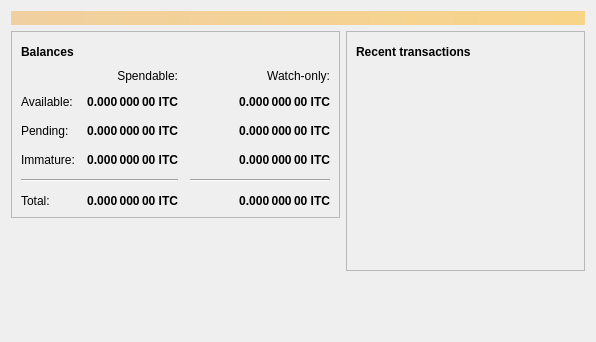
<?xml version="1.0" encoding="UTF-8"?>
<ui version="4.0">
 <class>OverviewPage</class>
 <widget class="QWidget" name="OverviewPage">
  <property name="geometry">
   <rect>
    <x>0</x>
    <y>0</y>
    <width>596</width>
    <height>342</height>
   </rect>
  </property>
  <property name="windowTitle">
   <string>Form</string>
  </property>
  <layout class="QVBoxLayout" name="topLayout">
   <item>
    <widget class="QLabel" name="labelAlerts">
     <property name="visible">
      <bool>false</bool>
     </property>
     <property name="styleSheet">
      <string notr="true">QLabel { background-color: qlineargradient(x1: 0, y1: 0, x2: 1, y2: 0, stop:0 #F0D0A0, stop:1 #F8D488); color:#000000; }</string>
     </property>
     <property name="wordWrap">
      <bool>true</bool>
     </property>
     <property name="margin">
      <number>3</number>
     </property>
     <property name="textInteractionFlags">
      <set>Qt::TextSelectableByMouse</set>
     </property>
    </widget>
   </item>
   <item>
    <layout class="QHBoxLayout" name="horizontalLayout" stretch="1,1">
     <item>
      <layout class="QVBoxLayout" name="verticalLayout_2">
       <item>
        <widget class="QFrame" name="frame">
         <property name="frameShape">
          <enum>QFrame::StyledPanel</enum>
         </property>
         <property name="frameShadow">
          <enum>QFrame::Raised</enum>
         </property>
         <layout class="QVBoxLayout" name="verticalLayout_4">
          <item>
           <layout class="QHBoxLayout" name="horizontalLayout_4">
            <item>
             <widget class="QLabel" name="label_5">
              <property name="font">
               <font>
                <weight>75</weight>
                <bold>true</bold>
               </font>
              </property>
              <property name="text">
               <string>Balances</string>
              </property>
             </widget>
            </item>
            <item>
             <widget class="QPushButton" name="labelWalletStatus">
              <property name="enabled">
               <bool>true</bool>
              </property>
              <property name="maximumSize">
               <size>
                <width>30</width>
                <height>16777215</height>
               </size>
              </property>
              <property name="toolTip">
               <string>The displayed information may be out of date. Your wallet automatically synchronizes with the Infinitycoin network after a connection is established, but this process has not completed yet.</string>
              </property>
              <property name="text">
               <string/>
              </property>
              <property name="icon">
               <iconset resource="../bitcoin.qrc">
                <normaloff>:/icons/warning</normaloff>
                <disabledoff>:/icons/warning</disabledoff>:/icons/warning</iconset>
              </property>
              <property name="iconSize">
               <size>
                <width>24</width>
                <height>24</height>
               </size>
              </property>
              <property name="flat">
               <bool>true</bool>
              </property>
             </widget>
            </item>
            <item>
             <spacer name="horizontalSpacer_3">
              <property name="orientation">
               <enum>Qt::Horizontal</enum>
              </property>
              <property name="sizeHint" stdset="0">
               <size>
                <width>40</width>
                <height>20</height>
               </size>
              </property>
             </spacer>
            </item>
           </layout>
          </item>
          <item>
           <layout class="QGridLayout" name="gridLayout">
            <property name="spacing">
             <number>12</number>
            </property>
            <item row="2" column="2">
             <widget class="QLabel" name="labelWatchPending">
              <property name="font">
               <font>
                <weight>75</weight>
                <bold>true</bold>
               </font>
              </property>
              <property name="cursor">
               <cursorShape>IBeamCursor</cursorShape>
              </property>
              <property name="toolTip">
               <string>Unconfirmed transactions to watch-only addresses</string>
              </property>
              <property name="text">
               <string notr="true">0.000 000 00 ITC</string>
              </property>
              <property name="alignment">
               <set>Qt::AlignRight|Qt::AlignTrailing|Qt::AlignVCenter</set>
              </property>
              <property name="textInteractionFlags">
               <set>Qt::LinksAccessibleByMouse|Qt::TextSelectableByKeyboard|Qt::TextSelectableByMouse</set>
              </property>
             </widget>
            </item>
            <item row="2" column="1">
             <widget class="QLabel" name="labelUnconfirmed">
              <property name="font">
               <font>
                <weight>75</weight>
                <bold>true</bold>
               </font>
              </property>
              <property name="cursor">
               <cursorShape>IBeamCursor</cursorShape>
              </property>
              <property name="toolTip">
               <string>Total of transactions that have yet to be confirmed, and do not yet count toward the spendable balance</string>
              </property>
              <property name="text">
               <string notr="true">0.000 000 00 ITC</string>
              </property>
              <property name="alignment">
               <set>Qt::AlignRight|Qt::AlignTrailing|Qt::AlignVCenter</set>
              </property>
              <property name="textInteractionFlags">
               <set>Qt::LinksAccessibleByMouse|Qt::TextSelectableByKeyboard|Qt::TextSelectableByMouse</set>
              </property>
             </widget>
            </item>
            <item row="3" column="2">
             <widget class="QLabel" name="labelWatchImmature">
              <property name="font">
               <font>
                <weight>75</weight>
                <bold>true</bold>
               </font>
              </property>
              <property name="cursor">
               <cursorShape>IBeamCursor</cursorShape>
              </property>
              <property name="toolTip">
               <string>Mined balance in watch-only addresses that has not yet matured</string>
              </property>
              <property name="text">
               <string notr="true">0.000 000 00 ITC</string>
              </property>
              <property name="alignment">
               <set>Qt::AlignRight|Qt::AlignTrailing|Qt::AlignVCenter</set>
              </property>
              <property name="textInteractionFlags">
               <set>Qt::LinksAccessibleByMouse|Qt::TextSelectableByKeyboard|Qt::TextSelectableByMouse</set>
              </property>
             </widget>
            </item>
            <item row="4" column="0" colspan="2">
             <widget class="Line" name="line">
              <property name="orientation">
               <enum>Qt::Horizontal</enum>
              </property>
             </widget>
            </item>
            <item row="4" column="2">
             <widget class="Line" name="lineWatchBalance">
              <property name="sizePolicy">
               <sizepolicy hsizetype="Preferred" vsizetype="Fixed">
                <horstretch>0</horstretch>
                <verstretch>0</verstretch>
               </sizepolicy>
              </property>
              <property name="minimumSize">
               <size>
                <width>140</width>
                <height>0</height>
               </size>
              </property>
              <property name="orientation">
               <enum>Qt::Horizontal</enum>
              </property>
             </widget>
            </item>
            <item row="5" column="0">
             <widget class="QLabel" name="labelTotalText">
              <property name="text">
               <string>Total:</string>
              </property>
             </widget>
            </item>
            <item row="3" column="1">
             <widget class="QLabel" name="labelImmature">
              <property name="font">
               <font>
                <weight>75</weight>
                <bold>true</bold>
               </font>
              </property>
              <property name="cursor">
               <cursorShape>IBeamCursor</cursorShape>
              </property>
              <property name="toolTip">
               <string>Mined balance that has not yet matured</string>
              </property>
              <property name="text">
               <string notr="true">0.000 000 00 ITC</string>
              </property>
              <property name="alignment">
               <set>Qt::AlignRight|Qt::AlignTrailing|Qt::AlignVCenter</set>
              </property>
              <property name="textInteractionFlags">
               <set>Qt::LinksAccessibleByMouse|Qt::TextSelectableByKeyboard|Qt::TextSelectableByMouse</set>
              </property>
             </widget>
            </item>
            <item row="2" column="3">
             <spacer name="horizontalSpacer_2">
              <property name="orientation">
               <enum>Qt::Horizontal</enum>
              </property>
              <property name="sizeHint" stdset="0">
               <size>
                <width>40</width>
                <height>20</height>
               </size>
              </property>
             </spacer>
            </item>
            <item row="3" column="0">
             <widget class="QLabel" name="labelImmatureText">
              <property name="text">
               <string>Immature:</string>
              </property>
             </widget>
            </item>
            <item row="5" column="1">
             <widget class="QLabel" name="labelTotal">
              <property name="font">
               <font>
                <weight>75</weight>
                <bold>true</bold>
               </font>
              </property>
              <property name="cursor">
               <cursorShape>IBeamCursor</cursorShape>
              </property>
              <property name="toolTip">
               <string>Your current total balance</string>
              </property>
              <property name="text">
               <string notr="true">0.000 000 00 ITC</string>
              </property>
              <property name="alignment">
               <set>Qt::AlignRight|Qt::AlignTrailing|Qt::AlignVCenter</set>
              </property>
              <property name="textInteractionFlags">
               <set>Qt::LinksAccessibleByMouse|Qt::TextSelectableByKeyboard|Qt::TextSelectableByMouse</set>
              </property>
             </widget>
            </item>
            <item row="5" column="2">
             <widget class="QLabel" name="labelWatchTotal">
              <property name="font">
               <font>
                <weight>75</weight>
                <bold>true</bold>
               </font>
              </property>
              <property name="cursor">
               <cursorShape>IBeamCursor</cursorShape>
              </property>
              <property name="toolTip">
               <string>Current total balance in watch-only addresses</string>
              </property>
              <property name="text">
               <string notr="true">0.000 000 00 ITC</string>
              </property>
              <property name="alignment">
               <set>Qt::AlignRight|Qt::AlignTrailing|Qt::AlignVCenter</set>
              </property>
              <property name="textInteractionFlags">
               <set>Qt::LinksAccessibleByMouse|Qt::TextSelectableByKeyboard|Qt::TextSelectableByMouse</set>
              </property>
             </widget>
            </item>
            <item row="0" column="2">
             <widget class="QLabel" name="labelWatchonly">
              <property name="text">
               <string>Watch-only:</string>
              </property>
              <property name="alignment">
               <set>Qt::AlignRight|Qt::AlignTrailing|Qt::AlignVCenter</set>
              </property>
             </widget>
            </item>
            <item row="1" column="0">
             <widget class="QLabel" name="labelBalanceText">
              <property name="text">
               <string>Available:</string>
              </property>
             </widget>
            </item>
            <item row="1" column="1">
             <widget class="QLabel" name="labelBalance">
              <property name="font">
               <font>
                <weight>75</weight>
                <bold>true</bold>
               </font>
              </property>
              <property name="cursor">
               <cursorShape>IBeamCursor</cursorShape>
              </property>
              <property name="toolTip">
               <string>Your current spendable balance</string>
              </property>
              <property name="text">
               <string notr="true">0.000 000 00 ITC</string>
              </property>
              <property name="alignment">
               <set>Qt::AlignRight|Qt::AlignTrailing|Qt::AlignVCenter</set>
              </property>
              <property name="textInteractionFlags">
               <set>Qt::LinksAccessibleByMouse|Qt::TextSelectableByKeyboard|Qt::TextSelectableByMouse</set>
              </property>
             </widget>
            </item>
            <item row="1" column="2">
             <widget class="QLabel" name="labelWatchAvailable">
              <property name="font">
               <font>
                <weight>75</weight>
                <bold>true</bold>
               </font>
              </property>
              <property name="cursor">
               <cursorShape>IBeamCursor</cursorShape>
              </property>
              <property name="toolTip">
               <string>Your current balance in watch-only addresses</string>
              </property>
              <property name="text">
               <string notr="true">0.000 000 00 ITC</string>
              </property>
              <property name="alignment">
               <set>Qt::AlignRight|Qt::AlignTrailing|Qt::AlignVCenter</set>
              </property>
              <property name="textInteractionFlags">
               <set>Qt::LinksAccessibleByMouse|Qt::TextSelectableByKeyboard|Qt::TextSelectableByMouse</set>
              </property>
             </widget>
            </item>
            <item row="2" column="0">
             <widget class="QLabel" name="labelPendingText">
              <property name="text">
               <string>Pending:</string>
              </property>
             </widget>
            </item>
            <item row="0" column="1">
             <widget class="QLabel" name="labelSpendable">
              <property name="text">
               <string>Spendable:</string>
              </property>
              <property name="alignment">
               <set>Qt::AlignRight|Qt::AlignTrailing|Qt::AlignVCenter</set>
              </property>
             </widget>
            </item>
           </layout>
          </item>
         </layout>
        </widget>
       </item>
       <item>
        <spacer name="verticalSpacer">
         <property name="orientation">
          <enum>Qt::Vertical</enum>
         </property>
         <property name="sizeHint" stdset="0">
          <size>
           <width>20</width>
           <height>40</height>
          </size>
         </property>
        </spacer>
       </item>
      </layout>
     </item>
     <item>
      <layout class="QVBoxLayout" name="verticalLayout_3">
       <item>
        <widget class="QFrame" name="frame_2">
         <property name="frameShape">
          <enum>QFrame::StyledPanel</enum>
         </property>
         <property name="frameShadow">
          <enum>QFrame::Raised</enum>
         </property>
         <layout class="QVBoxLayout" name="verticalLayout">
          <item>
           <layout class="QHBoxLayout" name="horizontalLayout_2">
            <item>
             <widget class="QLabel" name="label_4">
              <property name="font">
               <font>
                <weight>75</weight>
                <bold>true</bold>
               </font>
              </property>
              <property name="text">
               <string>Recent transactions</string>
              </property>
             </widget>
            </item>
            <item>
             <widget class="QPushButton" name="labelTransactionsStatus">
              <property name="enabled">
               <bool>true</bool>
              </property>
              <property name="maximumSize">
               <size>
                <width>30</width>
                <height>16777215</height>
               </size>
              </property>
              <property name="toolTip">
               <string>The displayed information may be out of date. Your wallet automatically synchronizes with the Infinitycoin network after a connection is established, but this process has not completed yet.</string>
              </property>
              <property name="text">
               <string/>
              </property>
              <property name="icon">
               <iconset resource="../bitcoin.qrc">
                <normaloff>:/icons/warning</normaloff>
                <disabledoff>:/icons/warning</disabledoff>:/icons/warning</iconset>
              </property>
              <property name="iconSize">
               <size>
                <width>24</width>
                <height>24</height>
               </size>
              </property>
              <property name="flat">
               <bool>true</bool>
              </property>
             </widget>
            </item>
            <item>
             <spacer name="horizontalSpacer">
              <property name="orientation">
               <enum>Qt::Horizontal</enum>
              </property>
              <property name="sizeHint" stdset="0">
               <size>
                <width>40</width>
                <height>20</height>
               </size>
              </property>
             </spacer>
            </item>
           </layout>
          </item>
          <item>
           <widget class="QListView" name="listTransactions">
            <property name="styleSheet">
             <string notr="true">QListView { background: transparent; }</string>
            </property>
            <property name="frameShape">
             <enum>QFrame::NoFrame</enum>
            </property>
            <property name="verticalScrollBarPolicy">
             <enum>Qt::ScrollBarAlwaysOff</enum>
            </property>
            <property name="horizontalScrollBarPolicy">
             <enum>Qt::ScrollBarAlwaysOff</enum>
            </property>
            <property name="selectionMode">
             <enum>QAbstractItemView::NoSelection</enum>
            </property>
           </widget>
          </item>
         </layout>
        </widget>
       </item>
       <item>
        <spacer name="verticalSpacer_2">
         <property name="orientation">
          <enum>Qt::Vertical</enum>
         </property>
         <property name="sizeHint" stdset="0">
          <size>
           <width>20</width>
           <height>40</height>
          </size>
         </property>
        </spacer>
       </item>
      </layout>
     </item>
    </layout>
   </item>
  </layout>
 </widget>
 <resources/>
 <connections/>
</ui>
